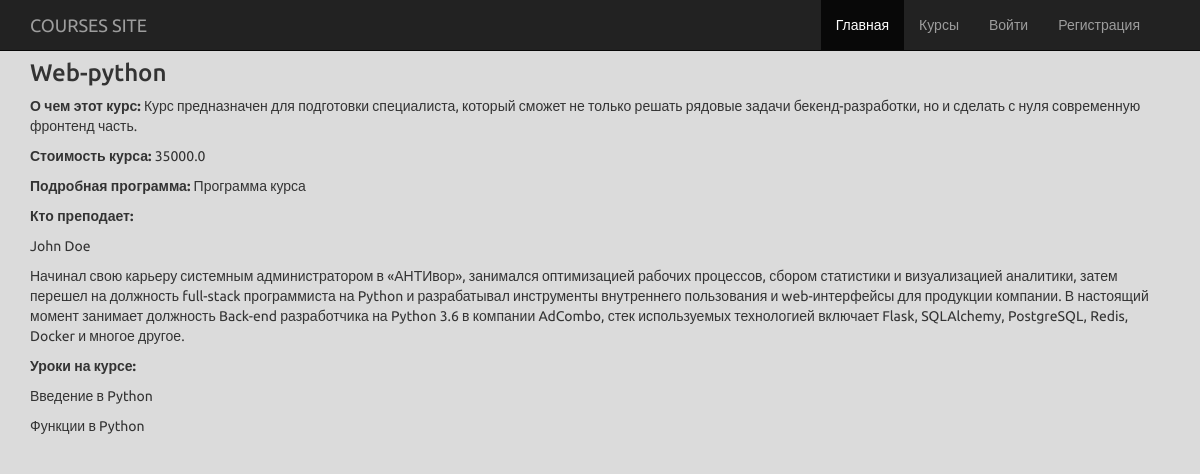
The page /courses/1/ on the database its author committed.
### courses/models.py (models this page shows, shortened)
class Course(models.Model):
    title = models.CharField('Название курса', max_length=200)
    description = models.TextField('Описание курса')
    length = models.IntegerField('Длительность, мес', default=0)
    lesson_quantity = models.IntegerField('Количество уроков', default=0)
    course_program = models.TextField('Программа курса', blank=True)
    start_date = models.DateField('Дата старта', default=date.today)
    price = models.FloatField('Стоимость курса', default=0)
    course_teacher = models.ManyToManyField('Teacher', blank=True, verbose_name="Преподаватели курса")
    published = models.BooleanField('Опубликован', default=True)
    class Meta:
        verbose_name_plural = 'Курсы'
        verbose_name = 'Курс'
        ordering = ['title', 'price', 'start_date']

class Teacher(models.Model):
    first_name = models.CharField('Имя', max_length=50)
    last_name = models.CharField('Фамилия', max_length=50)
    biography = models.TextField('Биография', blank=True)
    teacher_courses = models.ManyToManyField(Course)
    @property
    def full_name(self):
        return f'{self.first_name} {self.last_name}'
    class Meta:
        verbose_name_plural = 'Преподаватели'
        verbose_name = 'Преподаватель'
        ordering = ['last_name']

class Lesson(models.Model):
    title = models.CharField('Название урока', max_length=200)
    description = models.TextField('Описание урока', blank=True)
    start_date = models.DateTimeField('Дата проведения', auto_now=False, auto_now_add=False)
    duration = models.IntegerField('Длительность, мин', default=0)
    homework = models.TextField('Домашнее задание к уроку', blank=True)
    course = models.ForeignKey(Course, on_delete=models.CASCADE, related_name = 'lessons')
    lesson_teacher = models.ManyToManyField('Teacher', blank=True)
    class Meta:
        verbose_name_plural = 'Уроки'
        verbose_name = 'Урок'
        ordering = ['title', 'start_date', 'course']

### courses/views.py (the view)
# urls.py: path('<int:pk>/', views.course_detail, name='course_detail'),
def course_detail(request, pk):
    course = get_object_or_404(Course, pk=pk)
    return render(request, 'courses/course_detail.html', {'course': course})

### courses/templates/courses/course_detail.html (shortened to what this page needs)
{% extends 'root.html' %}
{% load static %}
{% block content %}
<div class="container">
        <h3>{{ course.title }}</h3>
        <p><b>О чем этот курс:</b> {{ course.description }}</p>
        <p><b>Стоимость курса:</b> {{ course.price }}</p>
        <p><b>Подробная программа:</b> {{ course.course_program }}</p>
        <p><b>Кто преподает:</b>
                {% for teacher in course.course_teacher.all  %}
                <p>{{ teacher.full_name }}</p>
                <p>{{ teacher.biography }}</p>
                {% endfor %}
        </p>
        <p><b>Уроки на курсе:</b>
                {% for lesson in course.lessons.all  %}
                <p>{{ lesson.title }}</p>
                {% endfor %}
        </p>
</div>
{% endblock %}

### static/css/my.css (style rules this page uses)
body { font-family: 'Ubuntu', sans-serif; background-color: #dbdbdb; }

### rows shown on the page
Course: title "Web-python", description "Курс предназначен для подготовки специалиста, который сможет не только решать рядовые задачи бекенд-разработки, но и сделать с нуля современную фронтенд часть.", price "35000.0", course_program "Программа курса"
Teacher: full_name "John Doe", biography "Начинал свою карьеру системным администратором в «АНТИвор», занимался оптимизацией рабочих процессов, сбором статистики и визуализацией аналитики, затем перешел на должность full-stack программиста на Python и разрабатывал инструменты внутреннего пользования и web-интерфейсы для продукции компании. В настоящий момент занимает должность Back-end разработчика на Python 3.6 в компании AdCombo, стек используемых технологией включает Flask, SQLAlchemy, PostgreSQL, Redis, Docker и многое другое."
Lesson: title "Введение в Python"
Lesson: title "Функции в Python"
